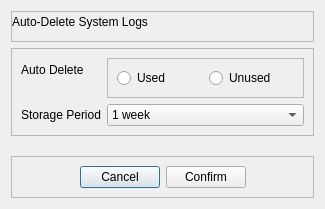
<?xml version="1.0" encoding="UTF-8"?>
<ui version="4.0">
 <class>AutoDelete</class>
 <widget class="QDialog" name="AutoDelete">
  <property name="geometry">
   <rect>
    <x>0</x>
    <y>0</y>
    <width>325</width>
    <height>209</height>
   </rect>
  </property>
  <property name="windowTitle">
   <string>Dialog</string>
  </property>
  <layout class="QVBoxLayout" name="verticalLayout">
   <item>
    <widget class="QFrame" name="title_bar">
     <property name="frameShape">
      <enum>QFrame::StyledPanel</enum>
     </property>
     <property name="frameShadow">
      <enum>QFrame::Raised</enum>
     </property>
     <layout class="QHBoxLayout" name="horizontalLayout_3">
      <property name="leftMargin">
       <number>0</number>
      </property>
      <property name="topMargin">
       <number>0</number>
      </property>
      <property name="rightMargin">
       <number>0</number>
      </property>
      <item>
       <widget class="QLabel" name="label_5">
        <property name="text">
         <string>Auto-Delete System Logs</string>
        </property>
       </widget>
      </item>
      <item>
       <spacer name="horizontalSpacer_4">
        <property name="orientation">
         <enum>Qt::Horizontal</enum>
        </property>
        <property name="sizeHint" stdset="0">
         <size>
          <width>40</width>
          <height>20</height>
         </size>
        </property>
       </spacer>
      </item>
     </layout>
    </widget>
   </item>
   <item>
    <widget class="QFrame" name="frame">
     <property name="frameShape">
      <enum>QFrame::StyledPanel</enum>
     </property>
     <property name="frameShadow">
      <enum>QFrame::Raised</enum>
     </property>
     <layout class="QFormLayout" name="formLayout">
      <item row="0" column="0">
       <widget class="QLabel" name="label">
        <property name="text">
         <string>Auto Delete</string>
        </property>
       </widget>
      </item>
      <item row="1" column="0">
       <widget class="QLabel" name="label_2">
        <property name="text">
         <string>Storage Period</string>
        </property>
       </widget>
      </item>
      <item row="0" column="1">
       <widget class="QFrame" name="frame_3">
        <property name="frameShape">
         <enum>QFrame::StyledPanel</enum>
        </property>
        <property name="frameShadow">
         <enum>QFrame::Raised</enum>
        </property>
        <layout class="QHBoxLayout" name="horizontalLayout">
         <item>
          <widget class="QRadioButton" name="radioButton">
           <property name="text">
            <string>Used</string>
           </property>
          </widget>
         </item>
         <item>
          <widget class="QRadioButton" name="radioButton_2">
           <property name="text">
            <string>Unused</string>
           </property>
          </widget>
         </item>
        </layout>
       </widget>
      </item>
      <item row="1" column="1">
       <widget class="QComboBox" name="storagePeriod_comboBox">
        <item>
         <property name="text">
          <string>1 week</string>
         </property>
        </item>
        <item>
         <property name="text">
          <string>1 month</string>
         </property>
        </item>
        <item>
         <property name="text">
          <string>3 months</string>
         </property>
        </item>
        <item>
         <property name="text">
          <string>6 months</string>
         </property>
        </item>
        <item>
         <property name="text">
          <string>1 year</string>
         </property>
        </item>
       </widget>
      </item>
     </layout>
    </widget>
   </item>
   <item>
    <spacer name="verticalSpacer">
     <property name="orientation">
      <enum>Qt::Vertical</enum>
     </property>
     <property name="sizeHint" stdset="0">
      <size>
       <width>20</width>
       <height>6</height>
      </size>
     </property>
    </spacer>
   </item>
   <item>
    <widget class="QFrame" name="frame_2">
     <property name="frameShape">
      <enum>QFrame::StyledPanel</enum>
     </property>
     <property name="frameShadow">
      <enum>QFrame::Raised</enum>
     </property>
     <layout class="QHBoxLayout" name="horizontalLayout_2">
      <item>
       <spacer name="horizontalSpacer">
        <property name="orientation">
         <enum>Qt::Horizontal</enum>
        </property>
        <property name="sizeHint" stdset="0">
         <size>
          <width>40</width>
          <height>20</height>
         </size>
        </property>
       </spacer>
      </item>
      <item>
       <widget class="QPushButton" name="cancel_btn">
        <property name="text">
         <string>Cancel</string>
        </property>
       </widget>
      </item>
      <item>
       <widget class="QPushButton" name="confirm_btn">
        <property name="text">
         <string>Confirm</string>
        </property>
       </widget>
      </item>
      <item>
       <spacer name="horizontalSpacer_2">
        <property name="orientation">
         <enum>Qt::Horizontal</enum>
        </property>
        <property name="sizeHint" stdset="0">
         <size>
          <width>40</width>
          <height>20</height>
         </size>
        </property>
       </spacer>
      </item>
     </layout>
    </widget>
   </item>
  </layout>
 </widget>
 <resources/>
 <connections/>
</ui>
